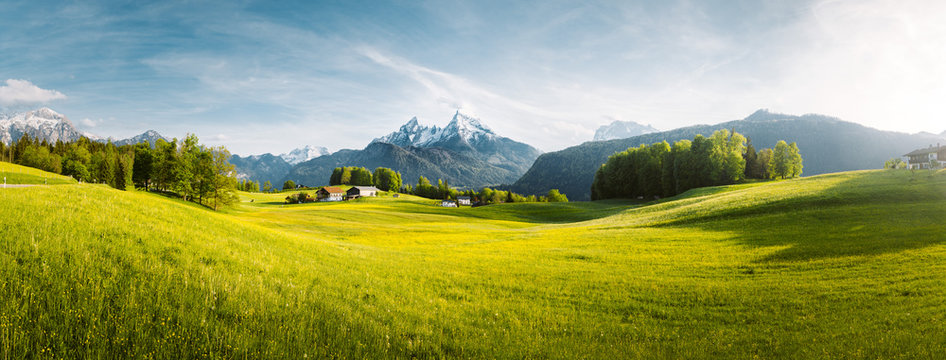
#> input picture pyQt/data/test_image.jpg, 946 x 360 px
$ jupyter execute experiments.ipynb
#> lines starting #> are read from the running program, lines starting #| are printed output that depends on the picture
[cell 1]
import cv2
import numpy as np
import matplotlib.pyplot as plt
from scipy.signal import convolve2d

[cell 2]
image = cv2.imread("../data/test_image.jpg", cv2.IMREAD_GRAYSCALE)
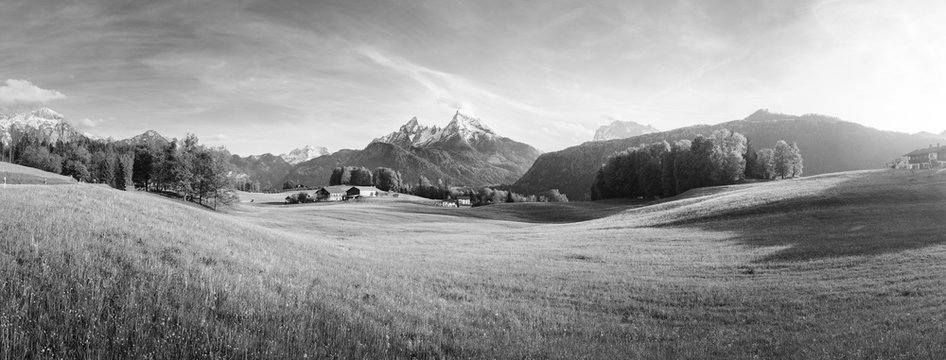
#> image: shape (360, 946); min 0, max 255, mean 148.1

### Adds different types of noise (Uniform, Gaussian, and Salt & Pepper)

[cell 3]
# uniform noise
def add_uniform_noise(img, intensity=50):
#> called with intensity = 50
    noise = np.random.uniform(-intensity, intensity, img.shape).astype(np.uint8)
    return cv2.add(img, noise)

# Gaussian noise
def add_gaussian_noise(img, mean=0, std=25):
#> called with mean = 0, std = 25
    noise = np.random.normal(mean, std, img.shape).astype(np.uint8)
    return cv2.add(img, noise)

# salt & pepper noise
def add_salt_pepper_noise(img, salt_prob=0.02, pepper_prob=0.02):
#> called with salt_prob = 0.02, pepper_prob = 0.02
    noisy_img = np.copy(img)
    total_pixels = img.size
#> total_pixels = 340560
    num_salt = int(total_pixels * salt_prob)
#> num_salt = 6811
    num_pepper = int(total_pixels * pepper_prob)
#> num_pepper = 6811

    # Salt noise
    coords = [np.random.randint(0, i - 1, num_salt) for i in img.shape]
    noisy_img[coords[0], coords[1]] = 255

    # Pepper noise
    coords = [np.random.randint(0, i - 1, num_pepper) for i in img.shape]
    noisy_img[coords[0], coords[1]] = 0
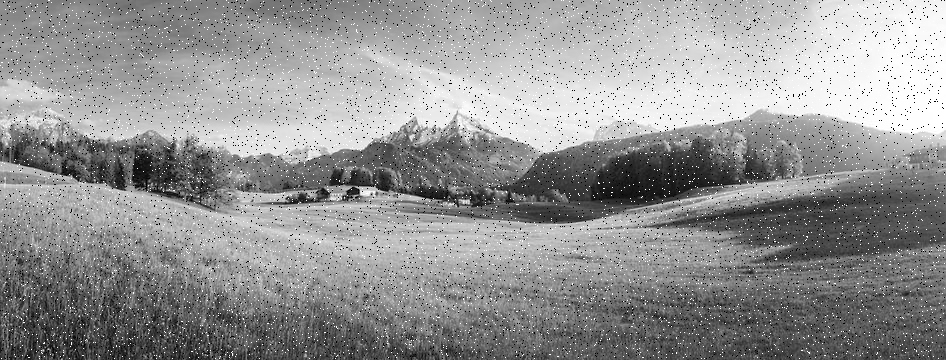
#> noisy_img: shape (360, 946); min 0, max 255, mean 147.2

    return noisy_img

[cell 4]
uniform_noisy = add_uniform_noise(image)
gaussian_noisy = add_gaussian_noise(image)
salt_pepper_noisy = add_salt_pepper_noise(image)

### Apply built in filters

[cell 5]
def apply_filters(img):
    avg_filtered = cv2.blur(img, (5, 5))
    gaussian_filtered = cv2.GaussianBlur(img, (5, 5), 0)
    median_filtered = cv2.medianBlur(img, 5)
    return avg_filtered, gaussian_filtered, median_filtered

### Apply implemented filters

[cell 6]
def apply_average_filter(img, kernel_size=3):
#> called with kernel_size = 3
    kernel = np.ones((kernel_size, kernel_size), dtype=np.float32) / (kernel_size ** 2)
    return convolve2d(img, kernel).astype(np.uint8)
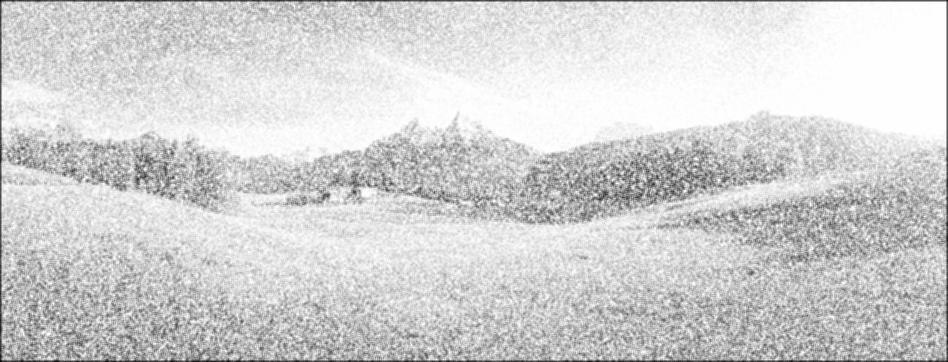
#> returned value: shape (362, 948); min 8, max 254, mean 209.8

def gaussian_kernel(size, sigma=1.0):
    ax = np.linspace(-(size // 2), size // 2, size)
    gauss = np.exp(-0.5 * np.square(ax) / np.square(sigma))
    kernel = np.outer(gauss, gauss)
    return kernel / np.sum(kernel)

def apply_gaussian_filter(img, kernel_size=3, sigma=1.0):
#> called with kernel_size = 3, sigma = 1
    kernel = gaussian_kernel(kernel_size, sigma)
    return convolve2d(img, kernel).astype(np.uint8)

def apply_median_filter(img, kernel_size=3):
#> called with kernel_size = 3
    pad = kernel_size // 2
    img_padded = np.pad(img, pad, mode='edge')
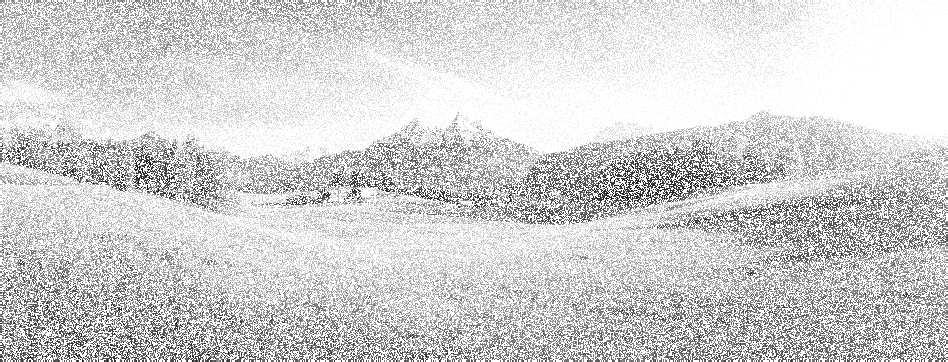
#> img_padded: shape (362, 948); min 0, max 255, mean 211.8
    output = np.zeros_like(img, dtype=np.uint8)

    for i in range(img.shape[0]):
        for j in range(img.shape[1]):
            region = img_padded[i:i+kernel_size, j:j+kernel_size]
            output[i, j] = np.median(region)
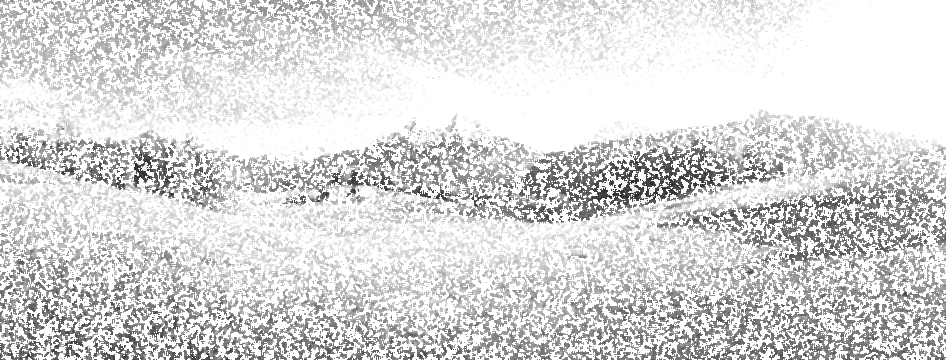
#> output: shape (360, 946); min 29, max 255, mean 218.2

    return output

def apply_filters(img):
    filtered_avg = apply_average_filter(img)
#> call 2 of apply_average_filter, with kernel_size = 3
#> in apply_average_filter (call 2), `return convolve2d(img, kernel).astype(np.uint8)`:
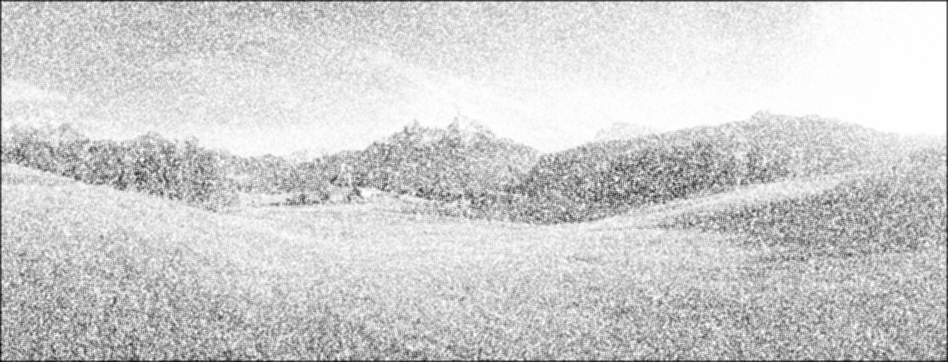
#> returned value: shape (362, 948); min 5, max 254, mean 206.7
    filtered_gauss = apply_gaussian_filter(img)
    filtered_median = apply_median_filter(img)
#> call 2 of apply_median_filter, with kernel_size = 3
#> in apply_median_filter (call 2), `img_padded = np.pad(img, pad, mode='edge')`:
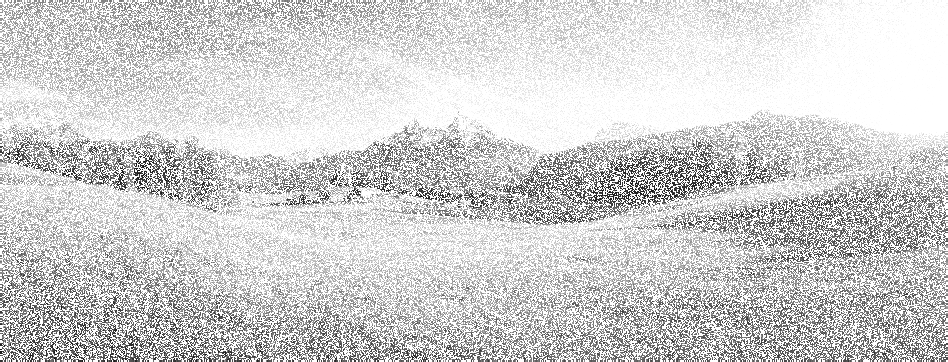
#> img_padded: shape (362, 948); min 1, max 255, mean 208.7
#> after the loop in apply_median_filter (call 2), `for i in range(img.shape[0]):`:
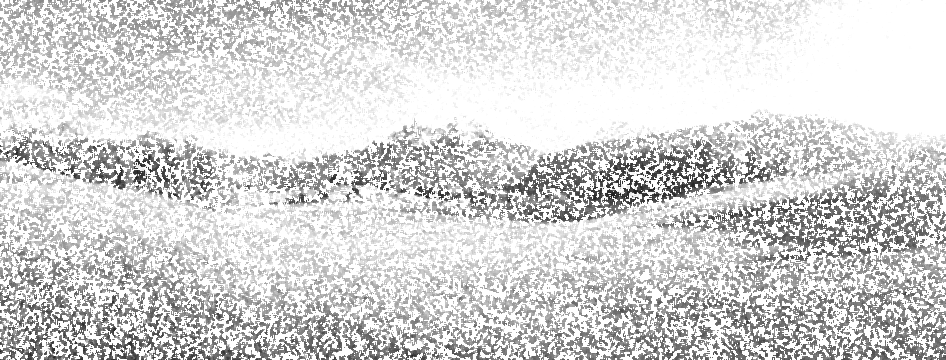
#> output: shape (360, 946); min 26, max 255, mean 214.3
    return filtered_avg, filtered_gauss, filtered_median

[cell 7]
filtered_uniform = apply_filters(uniform_noisy)
filtered_gaussian = apply_filters(gaussian_noisy)
filtered_salt_pepper = apply_filters(salt_pepper_noisy)
#> call 3 of apply_average_filter, with kernel_size = 3
#> in apply_average_filter (call 3), `return convolve2d(img, kernel).astype(np.uint8)`:
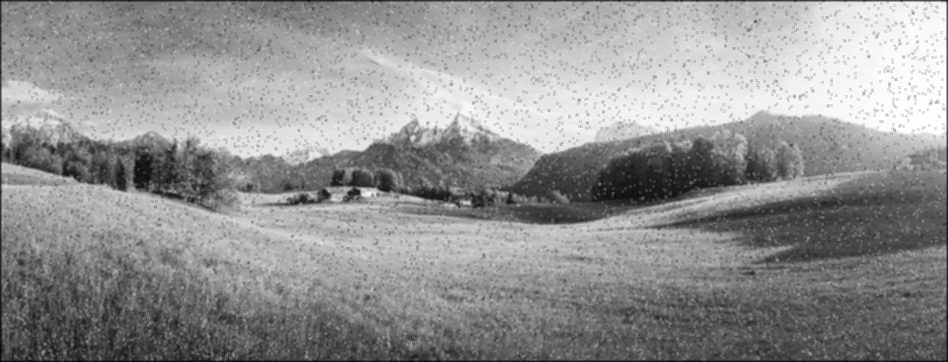
#> returned value: shape (362, 948); min 3, max 254, mean 145.7
#> call 3 of apply_median_filter, with kernel_size = 3
#> in apply_median_filter (call 3), `img_padded = np.pad(img, pad, mode='edge')`:
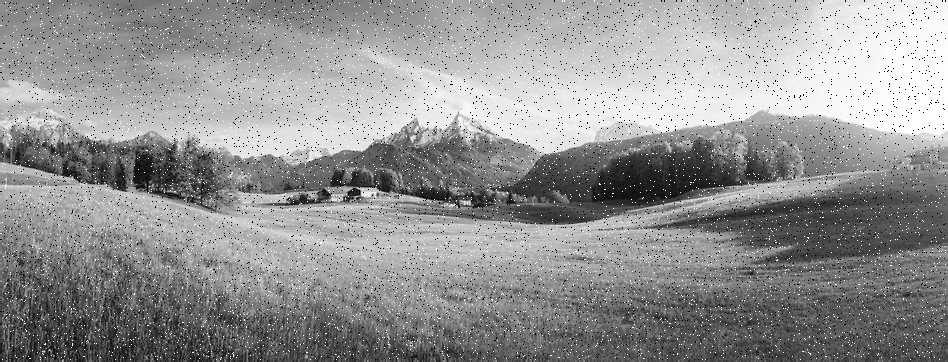
#> img_padded: shape (362, 948); min 0, max 255, mean 147.1

[cell 8]
def show_images(images, titles):
    plt.figure(figsize=(20, 15))
    for i, (img, title) in enumerate(zip(images, titles)):
        plt.subplot(len(images) // 3 + 1, 3, i + 1)  # Use 3 columns
        plt.imshow(img, cmap='gray')
        plt.title(title)
        plt.axis("off")
#> this loop made 13 passes
#> title on passes 1 to 12: 'Original', 'Uniform Noise', 'Gaussian Noise', 'Salt & Pepper Noise', 'Uniform - Average', 'Uniform - Gaussian', 'Uniform - Median', 'Gaussian - Average', 'Gaussian - Gaussian', 'Gaussian - Median', 'Salt & Pepper - Average', 'Salt & Pepper - Gaussian'
    plt.tight_layout()
    plt.show()

show_images(
    [image, uniform_noisy, gaussian_noisy, salt_pepper_noisy,
     filtered_uniform[0], filtered_uniform[1], filtered_uniform[2],
     filtered_gaussian[0], filtered_gaussian[1], filtered_gaussian[2],
     filtered_salt_pepper[0], filtered_salt_pepper[1], filtered_salt_pepper[2]],
    ["Original", "Uniform Noise", "Gaussian Noise", "Salt & Pepper Noise",
     "Uniform - Average", "Uniform - Gaussian", "Uniform - Median",
     "Gaussian - Average", "Gaussian - Gaussian", "Gaussian - Median",
     "Salt & Pepper - Average", "Salt & Pepper - Gaussian", "Salt & Pepper - Median"]
)

$ run again, with pyQt/data/Albert_Einstein_Eye.jpg copied over pyQt/data/test_image.jpg
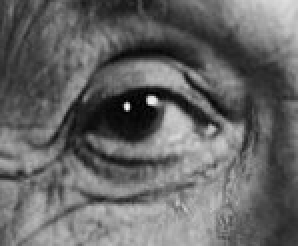
#> input picture pyQt/data/Albert_Einstein_Eye.jpg, 149 x 123 px (shown 2 times larger)
#> image is the input picture: shape (123, 149); min 0, max 250, mean 101.8
#> after the loop in apply_median_filter (call 2), `for i in range(img.shape[0]):`:
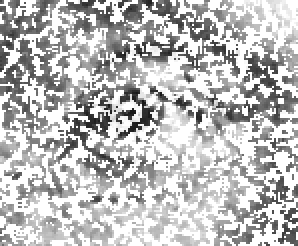
#> output: shape (123, 149) (shown 2 times larger); min 20, max 255, mean 189.5
#> in apply_median_filter (call 3), `img_padded = np.pad(img, pad, mode='edge')`:
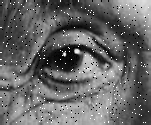
#> img_padded: shape (125, 151); min 0, max 255, mean 103.1
#> the loop in show_images, `for i, (img, title) in enumerate(zip(images, titles)):` made 13 passes
#> title on passes 1 to 8: 'Original', 'Uniform Noise', 'Gaussian Noise', 'Salt & Pepper Noise', 'Uniform - Average', 'Uniform - Gaussian', 'Uniform - Median', 'Gaussian - Average'

$ run again, with pyQt/data/Albert_Einstein_Head.jpg copied over pyQt/data/test_image.jpg
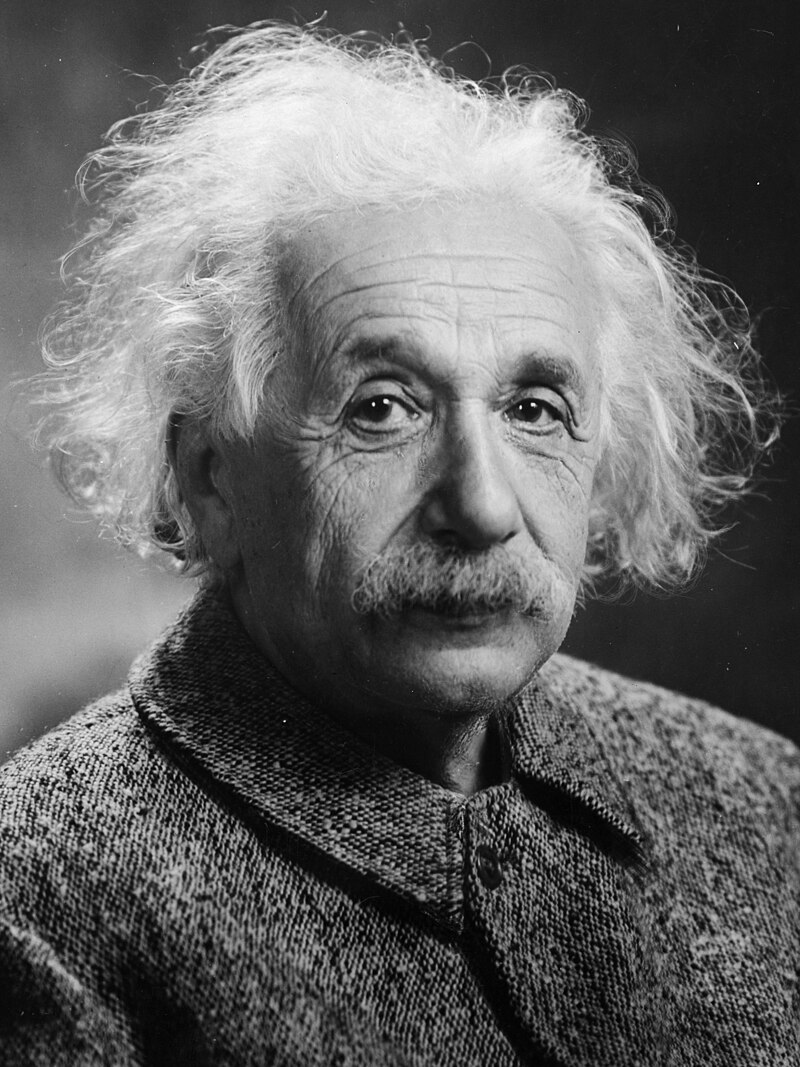
#> input picture pyQt/data/Albert_Einstein_Head.jpg, 800 x 1067 px
#> image is the input picture: shape (1067, 800); min 0, max 255, mean 100.4
#> in apply_average_filter (call 3), `return convolve2d(img, kernel).astype(np.uint8)`:
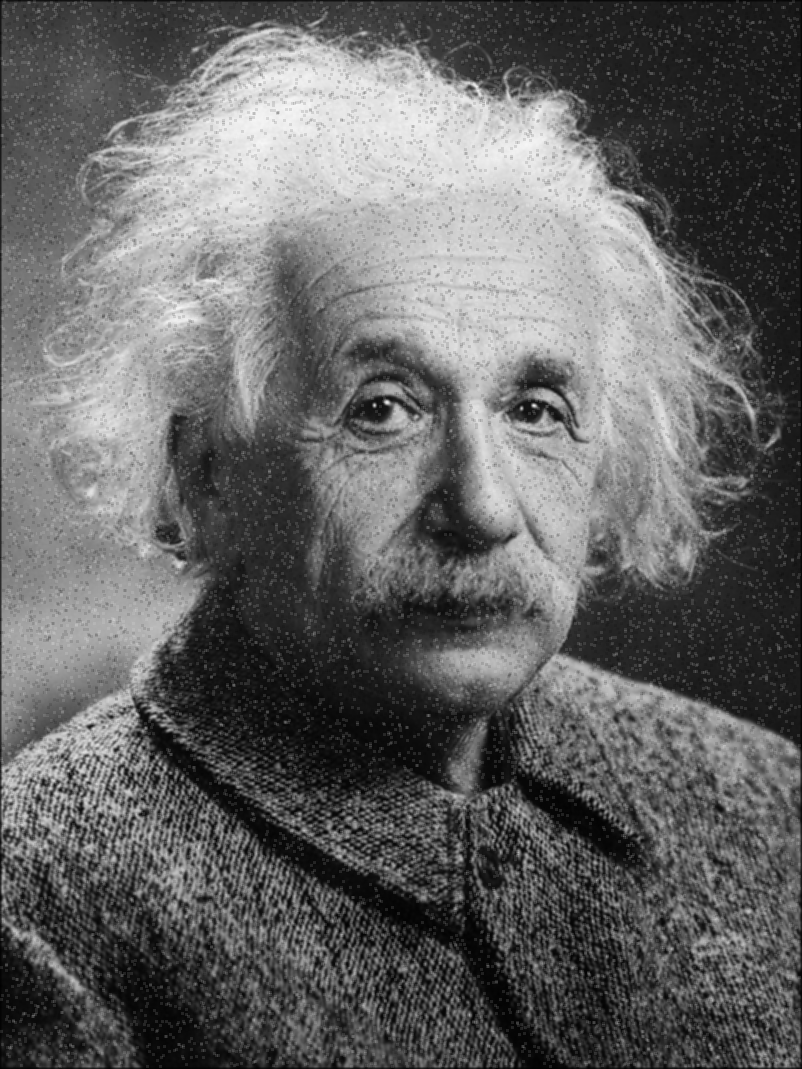
#> returned value: shape (1069, 802); min 1, max 246, mean 100.5
#> the loop in show_images, `for i, (img, title) in enumerate(zip(images, titles)):` made 13 passes
#> title on passes 1 to 8: 'Original', 'Uniform Noise', 'Gaussian Noise', 'Salt & Pepper Noise', 'Uniform - Average', 'Uniform - Gaussian', 'Uniform - Median', 'Gaussian - Average'
